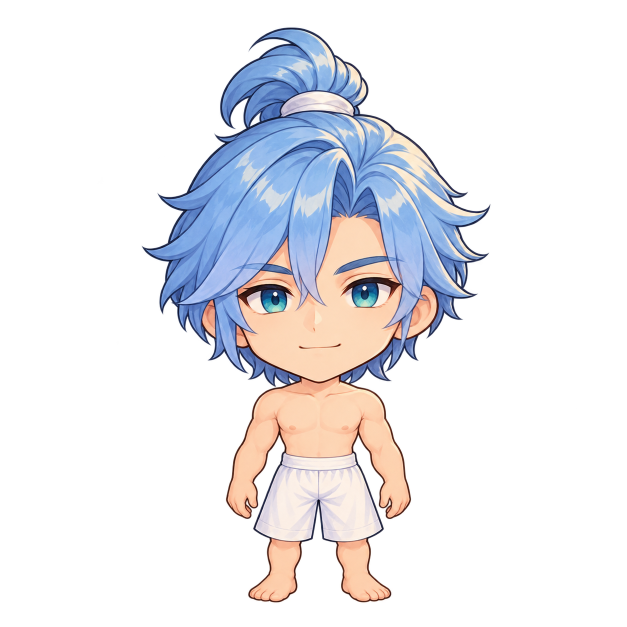
#> input picture assets/cultivation/equipment/sources/base-source.png, 1254 x 1254 px (shown at 1/2 size)
$ python crop_equipment_assets.py
#> lines starting #> are read from the running program, lines starting #| are printed output that depends on the picture
#!/usr/bin/env python3
from pathlib import Path
from PIL import Image,ImageDraw,ImageFont
import json
ROOT=Path(__file__).resolve().parents[1]; OUT=ROOT/'assets/cultivation/equipment'
base=Image.open(OUT/'sources/base-source.png').convert('RGBA')
#> base is the input picture: PIL image 1254x1254 RGBA; mean R, G, B, A 46.1, 45.8, 49.9, 64.6
atlas=Image.open(OUT/'sources/equipment-atlas.png').convert('RGBA')
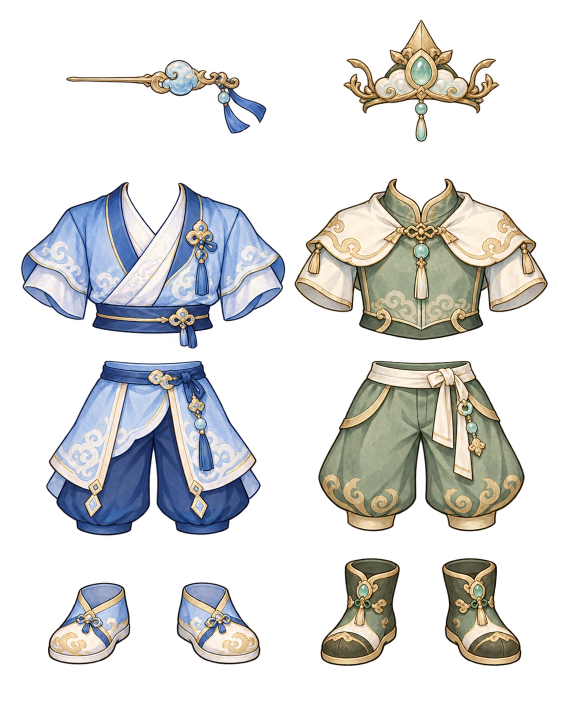
#> input picture assets/cultivation/equipment/sources/equipment-atlas.png, 1122 x 1402 px (shown at 1/2 size)
#> atlas is the input picture: PIL image 1122x1402 RGBA; mean R, G, B, A 56.1, 55.9, 55.2, 88.2
S=.4; FOOT=(637,1205)
def sourcepoint(p):return [round(256+(p[0]-FOOT[0])*S),round(496+(p[1]-FOOT[1])*S)]
def common(src,box,target,name):
#> called with box = (0, 0, 1254, 1254), target = (0, 0, 1254, 1254), name = 'base'
 im=src.crop(box).resize((round(target[2]*S),round(target[3]*S)),Image.Resampling.LANCZOS)
 canvas=Image.new('RGBA',(512,512)); canvas.alpha_composite(im,tuple(sourcepoint(target[:2])))
#> after `canvas = Image.new('RGBA', (512, 512))`: canvas: PIL image 512x512 RGBA; every value is 0
#> after `canvas.alpha_composite(im, tuple(sourcepoint(target[:2])))`:
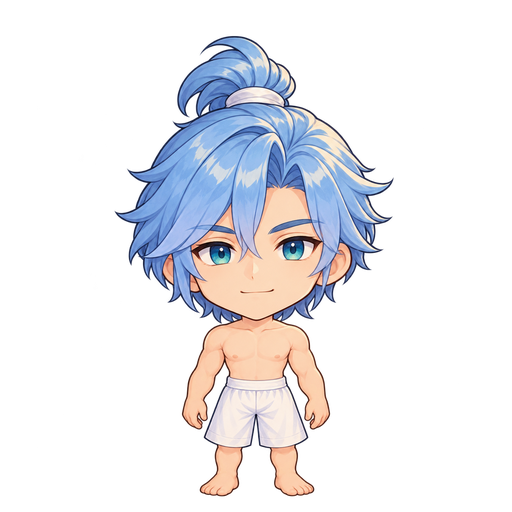
#> canvas: PIL image 512x512 RGBA; mean R, G, B, A 43.8, 43.5, 47.5, 62.1; transparent parts drawn white
 canvas.save(OUT/f'{name}.png'); return canvas
base_layer=common(base,(0,0,*base.size),(0,0,*base.size),'base')
# Source artwork contains only garments. The target rectangles are the original
# base coordinates and are transformed identically to the base's 512px canvas.
SPECS={
 'head_pin':((126,111,540,275),(537,179,210,81)),
 'head_crown':((680,28,1008,290),(530,123,220,176)),
 'chest_blue':((34,353,578,706),(461,756,350,191)),
 'chest_jade':((580,346,1105,691),(463,754,350,193)),
 'legs_blue':((82,712,532,1080),(475,911,325,270)),
 'legs_jade':((626,712,1059,1073),(475,911,325,233)),
 'feet_cloth':((86,1155,532,1339),(486,1115,309,95)),
 'feet_boots':((632,1106,1053,1342),(486,1070,309,140)),
}
parts={}
meta={'canvas':[512,512],'foot_anchor':[256,496],'right_hand_anchor':sourcepoint((793,1000)), 'draw_order':['base','legs','feet','chest','head','weapon'],'layers':{}}
for name,(crop,target) in SPECS.items():
 parts[name]=common(atlas,crop,target,name)
 meta['layers'][name]={'file':name+'.png','canvas':[512,512],'offset':[0,0],'scale':[1,1],'source_crop':crop,'source_base_rect':target,'alpha_bounds':parts[name].getbbox()}
#> this loop made 8 passes
#> pass 1, in common (call 2), `canvas.save(OUT / f'{name}.png')`:
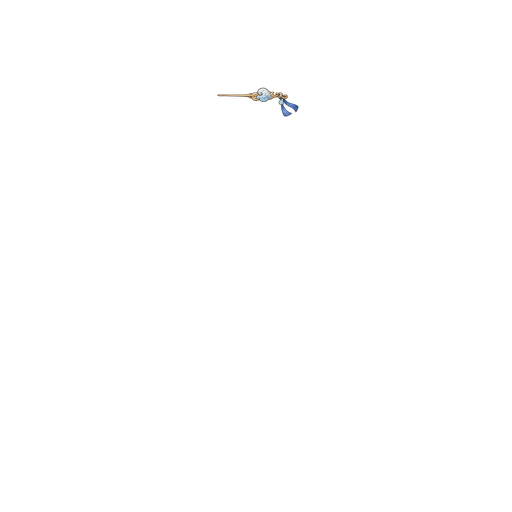
#> saved as head_pin.png: PIL image 512x512 RGBA; mean R, G, B, A 0.4, 0.4, 0.4, 0.5; transparent parts drawn white
#> pass 2, in common (call 3), `canvas.save(OUT / f'{name}.png')`:
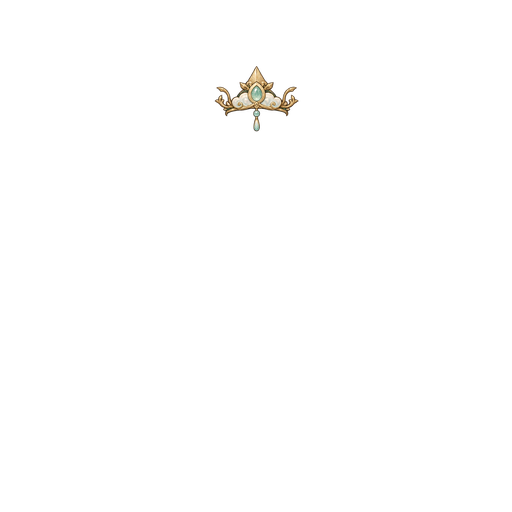
#> saved as head_crown.png: PIL image 512x512 RGBA; mean R, G, B, A 1.3, 1.2, 0.9, 1.8; transparent parts drawn white
#> after the loop, meta = 5 items; parts = 8 items
(OUT/'equipment-anchors.json').write_text(json.dumps(meta,indent=2)+'\n')
# Produce a real modular combination, plus eight garment-only views.
combinations=[('Base',[]),('Blue tunic + green pants',['legs_jade','feet_cloth','chest_blue','head_crown']),('Jade cape + blue pants',['legs_blue','feet_boots','chest_jade','head_pin']),('Blue outfit',['legs_blue','feet_cloth','chest_blue','head_pin']),('Jade outfit',['legs_jade','feet_boots','chest_jade','head_crown'])]
review=Image.new('RGB',(1500,990),'#e9e4d6');d=ImageDraw.Draw(review)
#> after `review = Image.new('RGB', (1500, 990), '#e9e4d6')`:
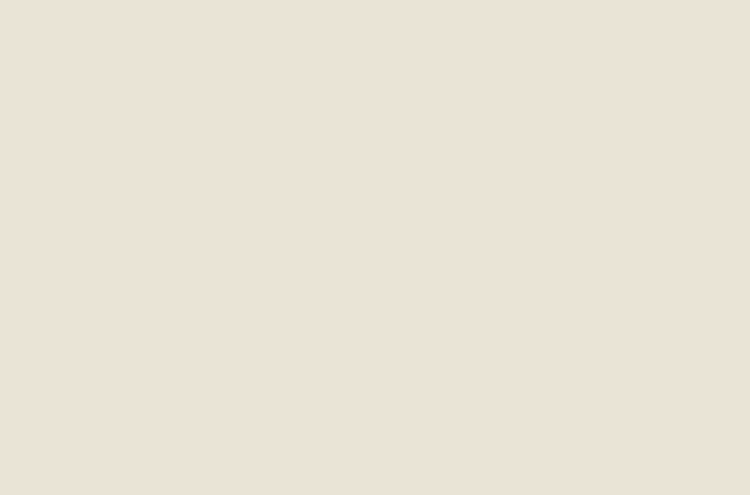
#> review: PIL image 1500x990 RGB (shown at 1/2 size); mean R, G, B 233, 228, 214
try:font=ImageFont.truetype('/usr/share/fonts/truetype/dejavu/DejaVuSans.ttf',16)
except:font=ImageFont.load_default()
for i,(title,names) in enumerate(combinations):
 im=base_layer.copy()
 for name in names:im.alpha_composite(parts[name])
 if i==1:im.save(OUT/'mixed-preview.png')
 im=im.resize((300,300),Image.Resampling.LANCZOS)
 review.paste(im,(i*300,35),im);d.text((i*300+12,10),title,fill='#33443e',font=font)
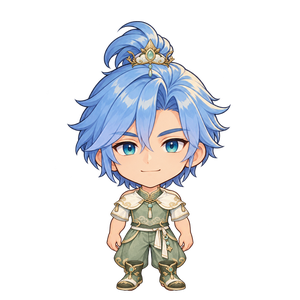
#> im: PIL image 300x300 RGBA; mean R, G, B, A 41, 41.9, 44.9, 64.3; transparent parts drawn white
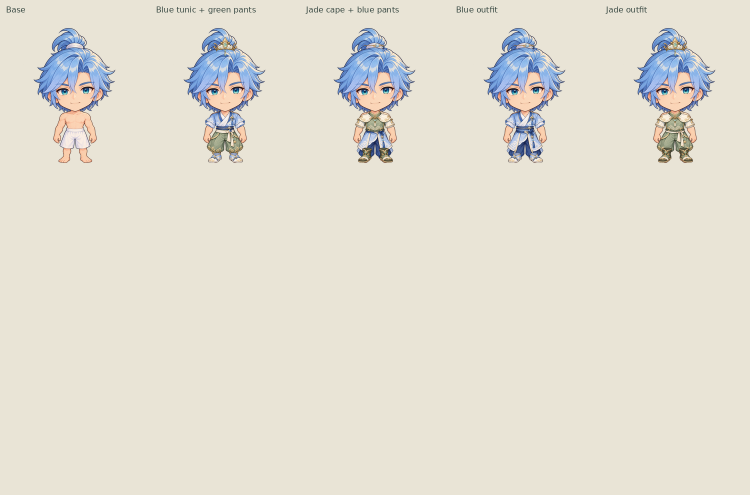
#> review: PIL image 1500x990 RGB (shown at 1/2 size); mean R, G, B 227.2, 223, 211.3
for i,(name,im) in enumerate(parts.items()):
 x=(i%4)*375;y=375+(i//4)*300
 review.paste(im.resize((280,280),Image.Resampling.LANCZOS),(x+45,y),im.resize((280,280),Image.Resampling.LANCZOS))
 d.text((x+20,y+270),name,fill='#33443e',font=font)
#> this loop made 8 passes
#> (name, x, y) on passes 1 to 8: ('head_pin', 0, 375), ('head_crown', 375, 375), ('chest_blue', 750, 375), ('chest_jade', 1125, 375), ('legs_blue', 0, 675), ('legs_jade', 375, 675), ('feet_cloth', 750, 675), ('feet_boots', 1125, 675)
review.save(OUT/'equipment-contact-sheet.jpg',quality=94)
print(json.dumps(meta,indent=2))
#> (printed output is left out)
